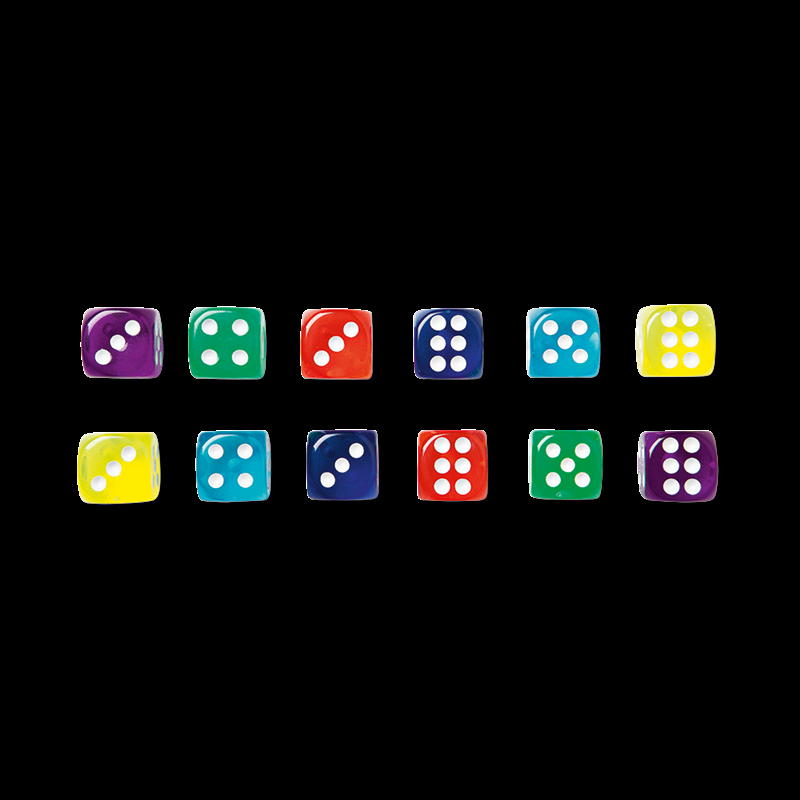
#> input picture images/dobbelstenen.png, 800 x 800 px
$ python dobbelstenen.py
#> lines starting #> are read from the running program, lines starting #| are printed output that depends on the picture; after the words box and inside, x2 and y2 are one past the last pixel; in counts of white or black regions, pixels touching at a corner belong together
import numpy as np
import sys
import cv2 as cv
import math
np.set_printoptions(threshold=sys.maxsize)

def displayImage(image):
    cv.namedWindow('image')
    cv.imshow('image',image)
    cv.waitKey(0)
    cv.destroyWindow('image')
    cv.waitKey(1)

def showDobbelstenen(count=None):
    img = cv.imread('images/dobbelstenen.png')
#> img is the input picture: shape (800, 800, 3); mean B, G, R 12.7, 14.2, 13.3
    imgGray = cv.cvtColor(img, cv.COLOR_BGR2GRAY)
    imgBlur = cv.GaussianBlur(imgGray, (5, 5), 0)
    ret, th = cv.threshold(imgBlur, 30, 40, cv.THRESH_TRUNC)
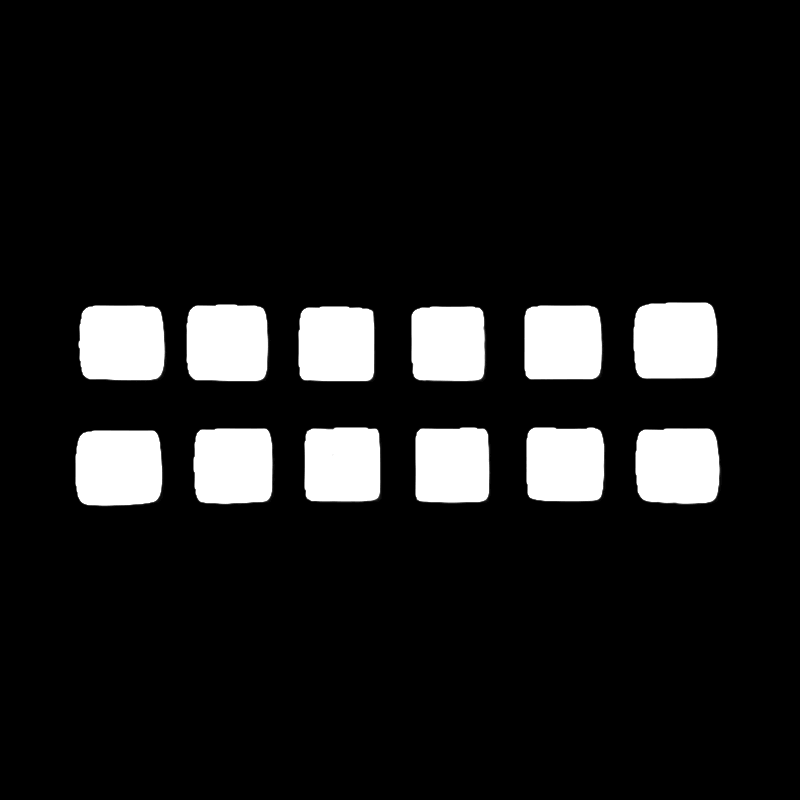
#> th: shape (800, 800); min 0, max 30, mean 3.2; drawn with min black and max white
    dobbelsteen_contours, hierarchy = cv.findContours(th, cv.RETR_TREE, cv.CHAIN_APPROX_SIMPLE)
#> dobbelsteen_contours = 12 contours; largest, box (x1, y1, x2, y2) and area: (75, 430, 164, 507) 6322, (78, 305, 167, 382) 6224, (633, 302, 719, 380) 6201, (635, 428, 722, 505) 6114, (186, 304, 271, 382) 6109

    dobbelstenen = 0
    dobbelsteen_ogen = 0

    for c in dobbelsteen_contours:
        dobbelstenen += 1

        (x, y, w, h) = cv.boundingRect(c)
        dobbelsteen = img[y:y+h, x:x+w]
        dobbelsteenGray = cv.cvtColor(dobbelsteen, cv.COLOR_RGB2GRAY)

        ret2, dobbelsteen2 = cv.threshold(dobbelsteenGray, 190, 255, cv.THRESH_BINARY)

        contours_in_dobbelsteen, hierarchy = cv.findContours(dobbelsteen2, cv.RETR_TREE, cv.CHAIN_APPROX_SIMPLE)
        for cnr_in_dobbelsteen in contours_in_dobbelsteen:
            perimeter = cv.arcLength(cnr_in_dobbelsteen, True)
            area = cv.contourArea(cnr_in_dobbelsteen)
            if perimeter > 0 and area > 0:
                factor = 4 * math.pi * area / perimeter ** 2
                if factor > 0.81:
                    # cv.drawContours(dobbelsteen, [cnr_in_dobbelsteen], -1, (255, 0, 0), 3)
                    dobbelsteen_ogen += 1
#> this loop made 12 passes
#> (x, y, w, h) on passes 1 to 12: (75, 430, 89, 77), (635, 428, 87, 77), (193, 428, 82, 77), (526, 427, 80, 76), (415, 427, 76, 77), (304, 427, 78, 76), (411, 306, 76, 76), (298, 306, 78, 76), (524, 305, 80, 75), (78, 305, 89, 77), (186, 304, 85, 78), (633, 302, 86, 78)
#> pass 1, in showDobbelstenen, `dobbelsteenGray = cv.cvtColor(dobbelsteen, cv.COLOR_RGB2GRAY)`:
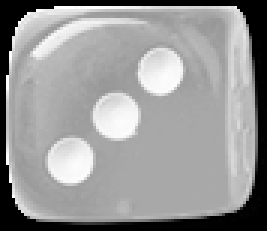
#> dobbelsteenGray: shape (77, 89) (shown 3 times larger); min 0, max 255, mean 151.4
#> pass 1, in showDobbelstenen, `ret2, dobbelsteen2 = cv.threshold(dobbelsteenGray, 190, 255, cv.THRESH..`:
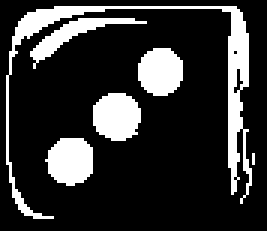
#> dobbelsteen2: shape (77, 89) (shown 3 times larger); 19.7% white; 6 white regions (1 under 20 px), largest, box (x1, y1, x2, y2) and area: (2, 2, 84, 73) 589, (31, 31, 47, 47) 206, (15, 46, 31, 62) 201, (46, 16, 61, 32) 194, (10, 6, 49, 23) 155
#> pass 2, in showDobbelstenen, `dobbelsteen = img[y:y+h, x:x+w]`:
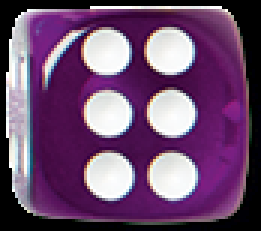
#> dobbelsteen: shape (77, 87, 3) (shown 3 times larger); mean B, G, R 112.1, 76.3, 110.2
#> after the loop:
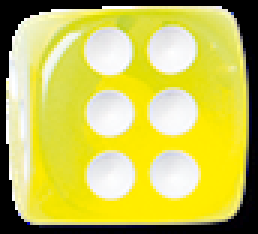
#> dobbelsteen: shape (78, 86, 3) (shown 3 times larger); mean B, G, R 87.4, 193.8, 198.3
#> after the loop:
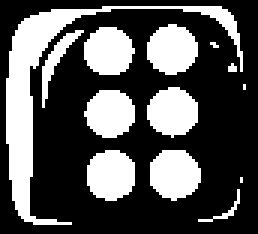
#> dobbelsteen2: shape (78, 86) (shown 3 times larger); 33.2% white; 13 white regions (4 under 20 px), largest, box (x1, y1, x2, y2) and area: (2, 2, 81, 75) 793, (50, 50, 67, 67) 226, (29, 50, 45, 67) 221
#> after the loop:
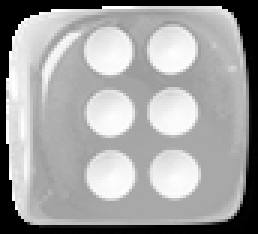
#> dobbelsteenGray: shape (78, 86) (shown 3 times larger); min 0, max 255, mean 162.5
#> after the loop, dobbelsteen_ogen = 54; dobbelstenen = 12

    print('Aantal dobbelstenen:', dobbelstenen)
#| Aantal dobbelstenen: 12
    print('Dobbelstenen bij elkaar op geteld:', dobbelsteen_ogen)
#| Dobbelstenen bij elkaar op geteld: 54

showDobbelstenen()
